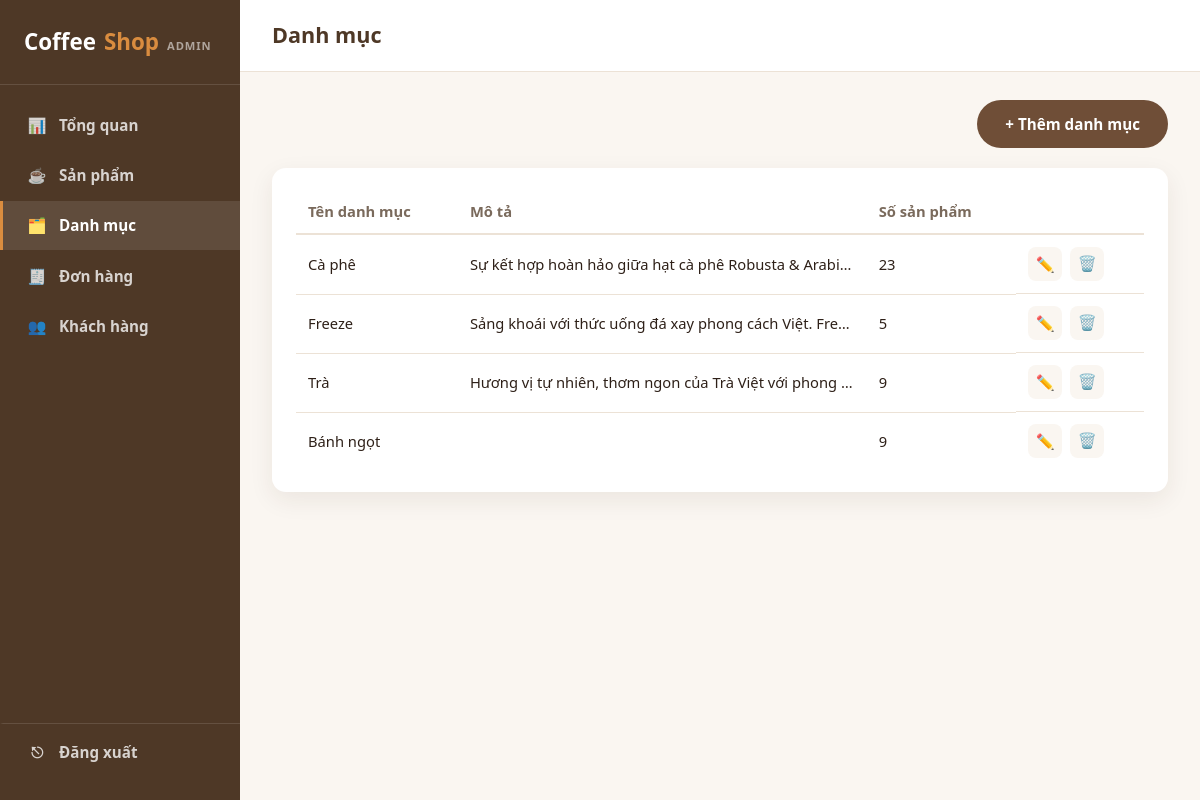
The app's page /admin/categories (signed in) with its own data.
### tables this page shows
CREATE TABLE category (
    id INTEGER PRIMARY KEY,
    name TEXT NOT NULL,
    description TEXT
);

### admin.py (the view)
@admin_bp.route("/categories")
@admin_required
def categories_list():
    db = get_db()
    rows = db.execute(
        """SELECT c.*, (SELECT COUNT(*) FROM product p WHERE p.category_id = c.id) AS product_count
           FROM category c ORDER BY c.id"""
    ).fetchall()
    return render_template("admin/categories.html", active_page="categories", categories=rows)

### admin.py (called while the page is built)
def admin_required(view):
    @functools.wraps(view)
    def wrapped(*args, **kwargs):
        if not session.get("is_admin"):
            return redirect(url_for("admin.login", next=request.path))
        return view(*args, **kwargs)
    return wrapped

### app.py (called while the page is built)
@app.before_request
def load_current_customer():
    g.customer = None
    customer_id = session.get("customer_id")
    if customer_id:
        g.customer = get_db().execute(
            "SELECT * FROM user WHERE id = ?", (customer_id,)
        ).fetchone()

### database.py (called while the page is built)
def get_db():
    if "db" not in g:
        g.db = sqlite3.connect(DB_PATH)
        g.db.row_factory = sqlite3.Row
        g.db.execute("PRAGMA foreign_keys = ON")
    return g.db

### templates/admin/categories.html (shortened to what this page needs)
{% extends "admin/base.html" %}
{% block page_title %}Danh mục{% endblock %}
{% block content %}
<div class="admin-toolbar">
  <a href="{{ url_for('admin.category_add') }}" class="btn">+ Thêm danh mục</a>
</div>
<section class="admin-panel">
  <div class="admin-table-wrap">
    <table class="admin-table">
      <thead>
        <tr>
          <th>Tên danh mục</th>
          <th>Mô tả</th>
          <th>Số sản phẩm</th>
          <th></th>
        </tr>
      </thead>
      <tbody>
        {% for c in categories %}
        <tr>
          <td>{{ c.name }}</td>
          <td class="admin-truncate">{{ c.description or '' }}</td>
          <td>{{ c.product_count }}</td>
          <td class="admin-row-actions">
            <a href="{{ url_for('admin.category_edit', category_id=c.id) }}" class="btn-icon" title="Sửa">✏️</a>
            <form method="POST" action="{{ url_for('admin.category_delete', category_id=c.id) }}"
                  data-confirm="Xóa danh mục &quot;{{ c.name }}&quot;?">
              <button type="submit" class="btn-icon btn-icon-danger" title="Xóa">🗑️</button>
            </form>
          </td>
        </tr>
        {% else %}
        <tr><td colspan="4" class="empty-state">Chưa có danh mục nào.</td></tr>
        {% endfor %}
      </tbody>
    </table>
  </div>
</section>
{% endblock %}

### static/css/style.css (style rules this page uses)
:root { --color-bg: #faf6f1; --color-surface: #ffffff; --color-primary: #6f4e37; --color-primary-dark: #4e3826; --color-accent: #d98c3f; --color-text: #2e2018; --color-text-muted: #7a6a5c; --color-border: #ece2d6; --radius: 14px; --shadow: 0 8px 24px rgba(60, 40, 20, 0.08); --shadow-hover: 0 14px 32px rgba(60, 40, 20, 0.14); --transition: 0.25s ease; --max-width: 1180px; }
* { box-sizing: border-box; }
html { scroll-behavior: smooth; }
body { margin: 0; font-family: "Segoe UI", "Helvetica Neue", Arial, sans-serif; background: var(--color-bg); color: var(--color-text); line-height: 1.6; }
a { text-decoration: none; color: inherit; }
.btn { display: inline-block; padding: 12px 28px; border-radius: 999px; background: var(--color-primary); color: #fff; border: none; cursor: pointer; font-size: 0.95rem; font-weight: 600; transition: background var(--transition), transform var(--transition); }

### static/css/admin.css (style rules this page uses)
.admin-body { background: var(--color-bg); }
.admin-panel { background: var(--color-surface); border-radius: var(--radius); box-shadow: var(--shadow); padding: 22px 24px; }
.admin-table-wrap { overflow-x: auto; }
.admin-table { width: 100%; border-collapse: collapse; font-size: 0.92rem; }
.admin-table th { text-align: left; color: var(--color-text-muted); font-weight: 700; padding: 10px 12px; border-bottom: 2px solid var(--color-border); white-space: nowrap; }
.admin-table td { padding: 12px; border-bottom: 1px solid var(--color-border); vertical-align: middle; }
.admin-table tr:last-child td { border-bottom: none; }
.admin-truncate { max-width: 320px; overflow: hidden; text-overflow: ellipsis; white-space: nowrap; }
.admin-row-actions { display: flex; gap: 8px; white-space: nowrap; }
.admin-row-actions form { display: inline; }
.btn-icon { background: var(--color-bg); border: none; border-radius: 8px; width: 34px; height: 34px; display: inline-flex; align-items: center; justify-content: center; cursor: pointer; font-size: 0.95rem; transition: background var(--transition); }
.admin-toolbar { display: flex; align-items: center; justify-content: space-between; gap: 16px; margin-bottom: 20px; flex-wrap: wrap; }

### records on screen
category: name "Cà phê", description "Sự kết hợp hoàn hảo giữa hạt cà phê Robusta & Arabi…", product_count "23"
category: name "Freeze", description "Sảng khoái với thức uống đá xay phong cách Việt. Fre…", product_count "5"
category: name "Trà", description "Hương vị tự nhiên, thơm ngon của Trà Việt với phong…", product_count "9"
category: name "Bánh ngọt", product_count "9"
